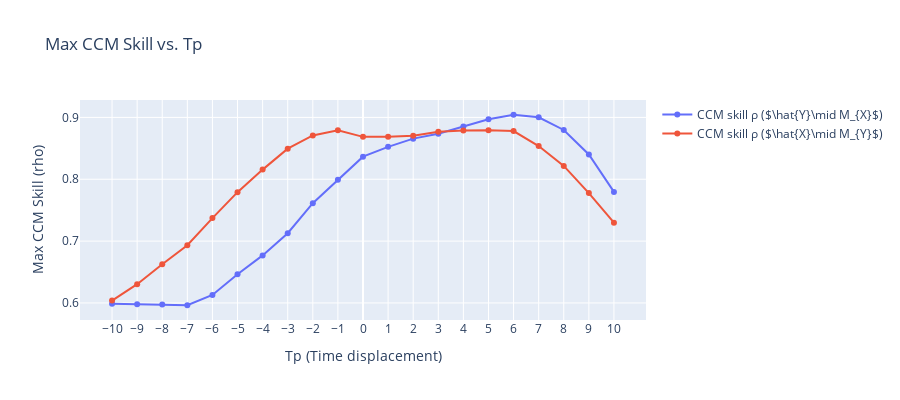

The code cell stored with this chart in its notebook:
### Code cell
time=df_AT['age']
X = df_AT['AT']
Y = df_CO2['CO2']

# flip X AND Y
# X = X[::-1]
# Y = Y[::-1]
# time = time[::-1]


# plot X and Y
plt.figure(figsize=(10, 4)) 
plt.plot(time, X, label="AT", color='tab:blue')
plt.plot(time, Y, label="CO2", color='tab:orange')
plt.xlabel("Time")
plt.ylabel("Value")
plt.legend()
plt.show()

# Build a dataframe for pyEDM
df = pd.DataFrame({
    "Time": time,
    "X": X,
    "Y": Y,
})


Tps = range(-10, 11)  # scanning Tp from -10 to 10
forward_max_rhos = []  # for X -> Y
reverse_max_rhos = []  # for Y -> X

# For each Tp, run CCM
for Tp in Tps:
    ccm_out = CCM(
        dataFrame   = df,
        E           = 4,
        tau         = 2,
        columns     = 'X',    # use X as the library (predictor)
        target      = 'Y',    # predict Y (target)
        libSizes    = '300',
        sample      = 100,
        random      = True,
        replacement = False,
        Tp          = Tp
    )

    forward_rho = ccm_out['X:Y'].max()  # X->Y (i.e. predicting Y from X)
    reverse_rho = ccm_out['Y:X'].max()  # Y->X (predicting X from Y)
    forward_max_rhos.append(forward_rho)
    reverse_max_rhos.append(reverse_rho)

# Plot the CCM skill vs. Tp using Plotly
fig = go.Figure()

# Plot for X -> Y
fig.add_trace(go.Scatter(
    x=list(Tps),
    y=forward_max_rhos,
    mode='lines+markers',
    name=fr"CCM skill ρ ($\hat{{Y}}\mid M_{{X}}$)"
))
# Plot for Y -> X
fig.add_trace(go.Scatter(
    x=list(Tps),
    y=reverse_max_rhos,
    mode='lines+markers',
    name=fr"CCM skill ρ ($\hat{{X}}\mid M_{{Y}}$)"
))

fig.update_layout(
    title="Max CCM Skill vs. Tp",
    xaxis_title="Tp (Time displacement)",
    yaxis_title="Max CCM Skill (rho)",
    width=900,
    height=400
)
fig.update_xaxes(tickmode='array', tickvals=list(Tps))
fig.show()

### Figure 1 — Plotly figure (JSON) as saved in the notebook; plotly's stock layout.template omitted (floating-point values rounded to 4 significant figures)
{"data": [{"mode": "lines+markers", "name": "CCM skill ρ ($\\hat{Y}\\mid M_{X}$)", "type": "scatter", "x": [-10, -9, -8, -7, -6, -5, -4, -3, -2, -1, 0, 1, 2, 3, 4, 5, 6, 7, 8, 9, 10], "y": [0.5989, 0.5978, 0.5973, 0.5963, 0.6129, 0.6464, 0.6769, 0.7128, 0.7613, 0.7993, 0.8365, 0.8524, 0.8657, 0.8737, 0.8851, 0.8969, 0.9043, 0.9002, 0.8797, 0.84, 0.7796]}, {"mode": "lines+markers", "name": "CCM skill ρ ($\\hat{X}\\mid M_{Y}$)", "type": "scatter", "x": [-10, -9, -8, -7, -6, -5, -4, -3, -2, -1, 0, 1, 2, 3, 4, 5, 6, 7, 8, 9, 10], "y": [0.6039, 0.6303, 0.6625, 0.6933, 0.7373, 0.7791, 0.8156, 0.8495, 0.8709, 0.8792, 0.8685, 0.8687, 0.8703, 0.8769, 0.8787, 0.8794, 0.8779, 0.8537, 0.8215, 0.7777, 0.7298]}], "layout": {"height": 400, "title": {"text": "Max CCM Skill vs. Tp"}, "width": 900, "xaxis": {"tickmode": "array", "tickvals": [-10, -9, -8, -7, -6, -5, -4, -3, -2, -1, 0, 1, 2, 3, 4, 5, 6, 7, 8, 9, 10], "title": {"text": "Tp (Time displacement)"}}, "yaxis": {"title": {"text": "Max CCM Skill (rho)"}}}}
